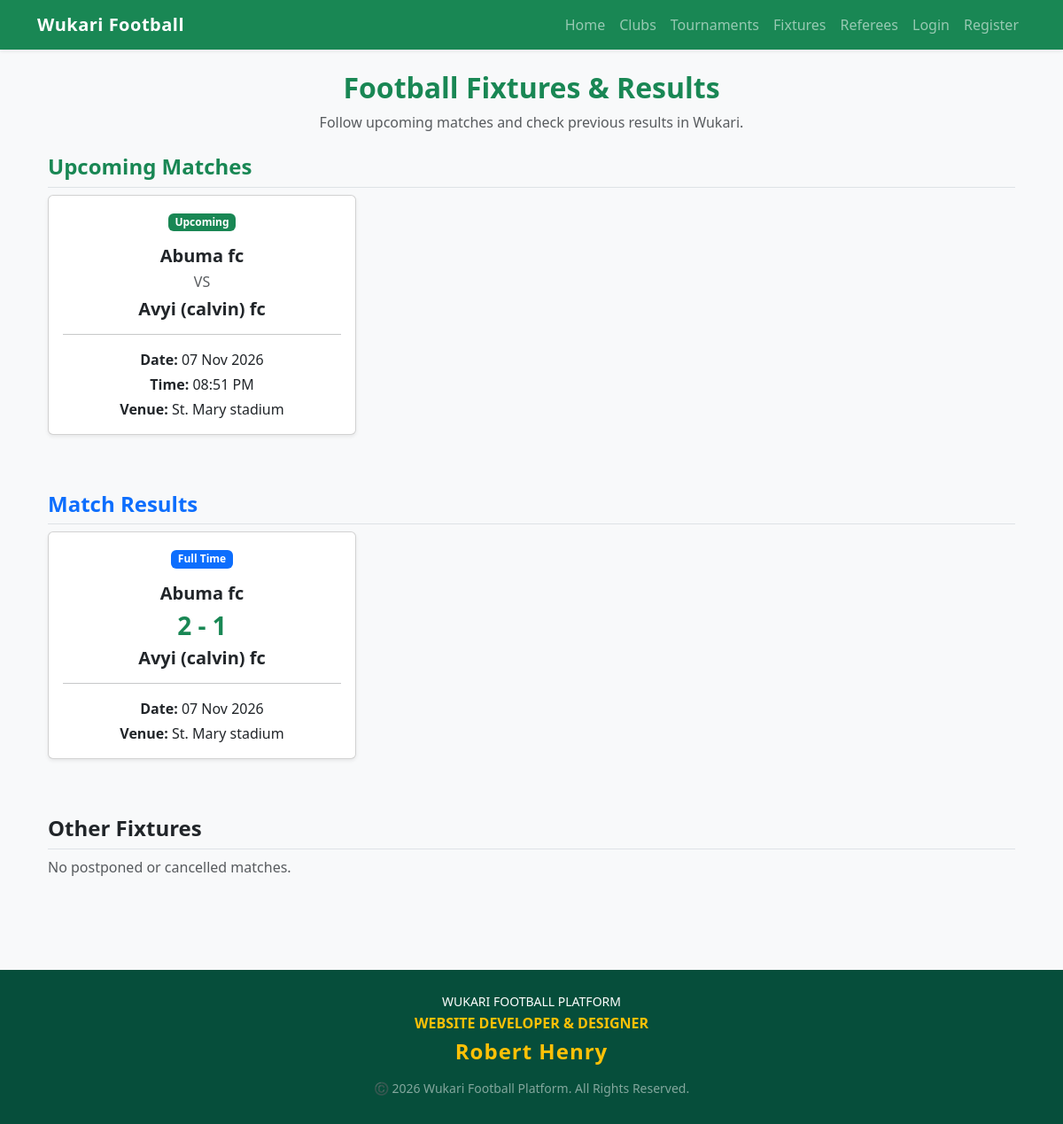
The page /fixtures/ on the database its author committed.
### players/models.py (models this page shows, shortened)
class Fixture(models.Model):
    STATUS_CHOICES = [
        ('UPCOMING', 'Upcoming'),
        ('COMPLETED', 'Completed'),
        ('POSTPONED', 'Postponed'),
        ('CANCELLED', 'Cancelled'),
    ]
    home_club = models.ForeignKey(Club, on_delete=models.CASCADE, related_name='home_fixtures')
    away_club = models.ForeignKey(Club, on_delete=models.CASCADE, related_name='away_fixtures')
    match_date = models.DateField()
    match_time = models.TimeField()
    venue = models.CharField(max_length=200)
    home_score = models.PositiveIntegerField(null=True, blank=True)
    away_score = models.PositiveIntegerField(null=True, blank=True)
    status = models.CharField(max_length=10, choices=STATUS_CHOICES, default='UPCOMING')
    created_at = models.DateTimeField(auto_now_add=True)
    class Meta:
        ordering = ['match_date', 'match_time']

class Club(models.Model):
    name = models.CharField(max_length=200, unique=True)
    location = models.CharField(max_length=200)
    description = models.TextField(blank=True)
    logo = CloudinaryField('image', blank=True, null=True)
    created_at = models.DateTimeField(auto_now_add=True)

### players/views.py (the view)
# urls.py: path('fixtures/', views.fixture_list, name='fixture_list'),
def fixture_list(request):
    upcoming_fixtures = Fixture.objects.filter(status='UPCOMING').select_related('home_club', 'away_club')
    completed_fixtures = Fixture.objects.filter(status='COMPLETED').select_related('home_club', 'away_club')
    other_fixtures = Fixture.objects.filter(status__in=['POSTPONED', 'CANCELLED']).select_related('home_club', 'away_club')
    return render(request, 'players/fixture_list.html', {
        'upcoming_fixtures': upcoming_fixtures,
        'completed_fixtures': completed_fixtures,
        'other_fixtures': other_fixtures,
    })

### players/templates/players/fixture_list.html
{% extends 'players/base.html' %}
{% block content %}
<div class="container">
    <div class="text-center mb-4">
        <h2 class="fw-bold text-success">Football Fixtures & Results</h2>
        <p class="text-muted">
            Follow upcoming matches and check previous results in Wukari.
        </p>
    </div>
    <div class="mb-5">
        <h4 class="fw-bold border-bottom pb-2">
            <span class="text-success">Upcoming Matches</span>
        </h4>
        <div class="row">
            {% for fixture in upcoming_fixtures %}
            <div class="col-md-6 col-lg-4 mb-3">
                <div class="card shadow-sm h-100">
                    <div class="card-body text-center">
                        <span class="badge bg-success mb-3">
                            Upcoming
                        </span>
                        <h5 class="fw-bold">
                            {{ fixture.home_club.name }}
                        </h5>
                        <h6 class="text-muted">VS</h6>
                        <h5 class="fw-bold">
                            {{ fixture.away_club.name }}
                        </h5>
                        <hr>
                        <p class="mb-1">
                            <strong>Date:</strong>
                            {{ fixture.match_date|date:"d M Y" }}
                        </p>
                        <p class="mb-1">
                            <strong>Time:</strong>
                            {{ fixture.match_time|time:"h:i A" }}
                        </p>
                        <p class="mb-0">
                            <strong>Venue:</strong>
                            {{ fixture.venue }}
                        </p>
                    </div>
                </div>
            </div>
            {% empty %}
            <div class="col-12">
                <div class="alert alert-info">
                    No upcoming matches available at the moment.
                </div>
            </div>
            {% endfor %}
        </div>
    </div>
    <div class="mb-5">
        <h4 class="fw-bold border-bottom pb-2">
            <span class="text-primary">Match Results</span>
        </h4>
        <div class="row">
            {% for fixture in completed_fixtures %}
            <div class="col-md-6 col-lg-4 mb-3">
                <div class="card shadow-sm h-100">
                    <div class="card-body text-center">
                        <span class="badge bg-primary mb-3">
                            Full Time
                        </span>
                        <h5 class="fw-bold">
                            {{ fixture.home_club.name }}
                        </h5>
                        <h3 class="fw-bold text-success">
                            {{ fixture.home_score }}
                            -
                            {{ fixture.away_score }}
                        </h3>
                        <h5 class="fw-bold">
                            {{ fixture.away_club.name }}
                        </h5>
                        <hr>
                        <p class="mb-1">
                            <strong>Date:</strong>
                            {{ fixture.match_date|date:"d M Y" }}
                        </p>
                        <p class="mb-0">
                            <strong>Venue:</strong>
                            {{ fixture.venue }}
                        </p>
                    </div>
                </div>
            </div>
            {% empty %}
            <div class="col-12">
                <div class="alert alert-info">
                    No match results available yet.
                </div>
            </div>
            {% endfor %}
        </div>
    </div>
    <div class="mb-4">
        <h4 class="fw-bold border-bottom pb-2">
            Other Fixtures
        </h4>
        <div class="row">
            {% for fixture in other_fixtures %}
            <div class="col-md-6 col-lg-4 mb-3">
                <div class="card shadow-sm h-100">
                    <div class="card-body text-center">
                        {% if fixture.status == 'POSTPONED' %}
                            <span class="badge bg-warning text-dark">
                                Postponed
                            </span>
                        {% else %}
                            <span class="badge bg-danger">
                                Cancelled
                            </span>
                        {% endif %}
                        <h5 class="fw-bold mt-3">
                            {{ fixture.home_club.name }}
                        </h5>
                        <h6 class="text-muted">VS</h6>
                        <h5 class="fw-bold">
                            {{ fixture.away_club.name }}
                        </h5>
                        <hr>
                        <p>
                            <strong>Date:</strong>
                            {{ fixture.match_date|date:"d M Y" }}
                        </p>
                        <p class="mb-0">
                            <strong>Venue:</strong>
                            {{ fixture.venue }}
                        </p>
                    </div>
                </div>
            </div>
            {% empty %}
            <div class="col-12">
                <p class="text-muted">
                    No postponed or cancelled matches.
                </p>
            </div>
            {% endfor %}
        </div>
    </div>
</div>
{% endblock %}

### players/templates/players/base.html (style rules this page uses)
body { background-color: #f8f9fa; min-height: 100vh; display: flex; flex-direction: column; }
.card { transition: transform 0.2s; }

### rows shown on the page
Fixture: home_club.name "Abuma fc", away_club.name "Avyi (calvin) fc", match_date "07 Nov 2026", match_time "08:51 PM", venue "St. Mary stadium"
Fixture: home_club.name "Abuma fc", home_score "2", away_score "1", away_club.name "Avyi (calvin) fc", match_date "07 Nov 2026", venue "St. Mary stadium"
